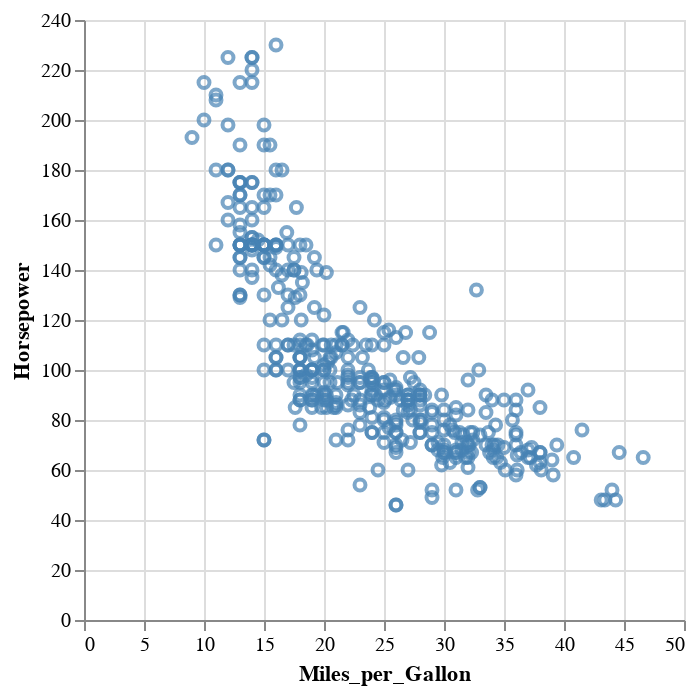

The code cell stored with this chart in its notebook:
### Code cell
brush = alt.selection_interval(name="brs")

alt.Chart(source, name="sp").mark_point().encode(
    x='Miles_per_Gallon:Q',
    y='Horsepower:Q',
    color=alt.condition(brush, alt.value('steelblue'), alt.value('grey')),
).add_params(brush)

### Figure 1 — Vega-Lite specification as saved in the notebook (floating-point values rounded to 4 significant figures; data arrays with more than 128 entries replaced by an {"elided": "..."} marker saying what was removed)
{"$schema": "https://vega.github.io/schema/vega-lite/v5.8.0.json", "config": {"view": {"continuousHeight": 300, "continuousWidth": 300}}, "data": {"name": "data-f02450ab61490a1363517a0190416235"}, "datasets": {"data-f02450ab61490a1363517a0190416235": {"elided": "406 records"}}, "encoding": {"color": {"condition": {"param": "brs", "value": "steelblue"}, "value": "grey"}, "x": {"field": "Miles_per_Gallon", "type": "quantitative"}, "y": {"field": "Horsepower", "type": "quantitative"}}, "mark": {"type": "point"}, "name": "sp", "params": [{"name": "brs", "select": {"type": "interval"}}]}
